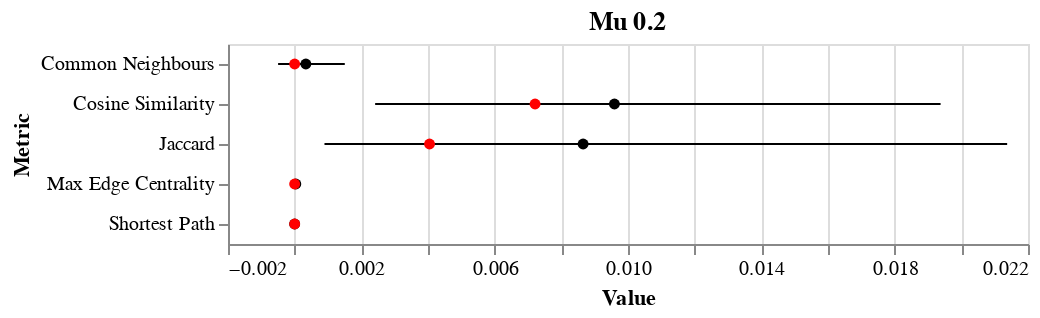
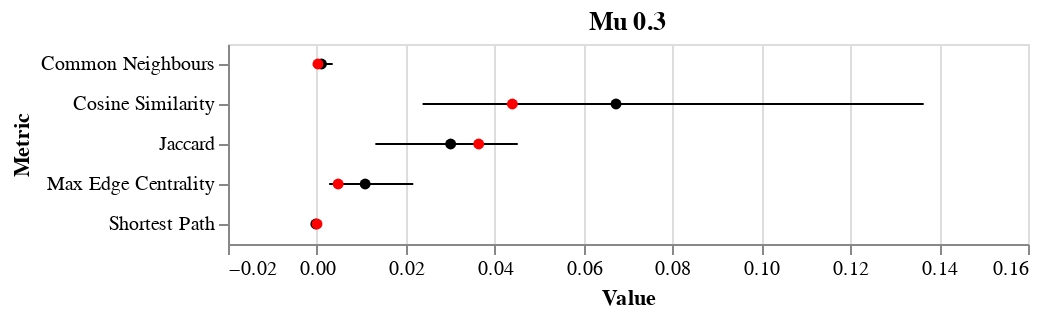

The notebook cell these images were saved under, in order:
### Markdown cell above
For LPA at mu 0.4, all but one of the graphs have NO pairs of nodes with a value in the coassociation matrix below 0.5. It doesn't make much sense to classify pairs with a value higher than 0.5 as "different community", because they have been clustered into the same community over half of the time. Therefore I left mu 0.4 out of the LPA experiments.

From further investigation, the reason for this is that LPA sorts the majority of nodes into one giant community at mu 0.4, only putting a small proportion of the nodes into other communities with each run. Thus every pair of nodes ends up being in the same community a majority of the time.

### Code cell
for mu in [2, 3]:
    accuracy = []
    balanced_accuracy = []
    mu_feature_importances = {'Metric': [], 'Value': []}
    for graph in [1, 2, 3, 4, 5]:
        with open('Community_Data/LPA/Results/mu_0_{0}/graph_0{1}_pair/results'.format(mu, graph), 'rb') as f:
            results = pickle.load(f)
        perm_importances = results['Feature Importances']
        accuracy.append(np.mean(results['Accuracy Scores']))
        balanced_accuracy.append(np.mean(results['Balanced Accuracy Scores']))
        for feat, val in perm_importances.items():
            mu_feature_importances['Metric'].append(feat)
            mu_feature_importances['Value'].append(val)
    mu_feature_importances = pd.DataFrame(data=mu_feature_importances)
    error_bars = alt.Chart(mu_feature_importances).mark_errorbar(extent='ci').encode(
      x=alt.X('Value:Q', scale=alt.Scale(zero=False)),
      y=alt.Y('Metric:N')
    )


    mean_points = alt.Chart(mu_feature_importances).mark_point(filled=True, color='black').encode(
      x=alt.X('Value:Q', aggregate='mean'),
      y=alt.Y('Metric:N'),
    )
    
    median_points = alt.Chart(mu_feature_importances).mark_point(filled=True, color='red').encode(
      x=alt.X('Value:Q', aggregate='median'),
      y=alt.Y('Metric:N'),
    )

    final_plot = (error_bars + mean_points + median_points).properties(
        title='Mu 0.{0}'.format(mu)
    )

    final_plot.display()
    
    print('Random forest accuracy for each graph:', accuracy)
    print('Random forest balanced accuracy for each graph:', balanced_accuracy)

### Figure 1 — Vega-Lite specification as saved in the notebook (floating-point values rounded to 4 significant figures)
{"config": {"view": {"continuousWidth": 400, "continuousHeight": 300}}, "layer": [{"mark": {"type": "errorbar", "extent": "ci"}, "encoding": {"x": {"type": "quantitative", "field": "Value", "scale": {"zero": false}}, "y": {"type": "nominal", "field": "Metric"}}}, {"mark": {"type": "point", "color": "black", "filled": true}, "encoding": {"x": {"type": "quantitative", "aggregate": "mean", "field": "Value"}, "y": {"type": "nominal", "field": "Metric"}}}, {"mark": {"type": "point", "color": "red", "filled": true}, "encoding": {"x": {"type": "quantitative", "aggregate": "median", "field": "Value"}, "y": {"type": "nominal", "field": "Metric"}}}], "data": {"name": "data-6547f51fa8c28340913c1376c84513d9"}, "title": "Mu 0.2", "$schema": "https://vega.github.io/schema/vega-lite/v4.0.2.json", "datasets": {"data-6547f51fa8c28340913c1376c84513d9": [{"Metric": "Common Neighbours", "Value": -0.000828}, {"Metric": "Jaccard", "Value": 0.001657}, {"Metric": "Cosine Similarity", "Value": 0.00398}, {"Metric": "Shortest Path", "Value": 0.0}, {"Metric": "Max Edge Centrality", "Value": 7.5e-05}, {"Metric": "Common Neighbours", "Value": 0.0}, {"Metric": "Jaccard", "Value": 0.0331}, {"Metric": "Cosine Similarity", "Value": 0.0281}, {"Metric": "Shortest Path", "Value": 0.0}, {"Metric": "Max Edge Centrality", "Value": 0.0}, {"Metric": "Common Neighbours", "Value": 0.0}, {"Metric": "Jaccard", "Value": 0.005904}, {"Metric": "Cosine Similarity", "Value": 0.008607}, {"Metric": "Shortest Path", "Value": 0.0}, {"Metric": "Max Edge Centrality", "Value": 0.0}, {"Metric": "Common Neighbours", "Value": 0.002506}, {"Metric": "Jaccard", "Value": -0.001444}, {"Metric": "Cosine Similarity", "Value": 6.6e-05}, {"Metric": "Shortest Path", "Value": 0.0}, {"Metric": "Max Edge Centrality", "Value": 9.5e-05}, {"Metric": "Common Neighbours", "Value": 0.0}, {"Metric": "Jaccard", "Value": 0.004046}, {"Metric": "Cosine Similarity", "Value": 0.007212}, {"Metric": "Shortest Path", "Value": 0.0}, {"Metric": "Max Edge Centrality", "Value": 0.0}]}}

### Figure 2 — Vega-Lite specification as saved in the notebook (floating-point values rounded to 4 significant figures)
{"config": {"view": {"continuousWidth": 400, "continuousHeight": 300}}, "layer": [{"mark": {"type": "errorbar", "extent": "ci"}, "encoding": {"x": {"type": "quantitative", "field": "Value", "scale": {"zero": false}}, "y": {"type": "nominal", "field": "Metric"}}}, {"mark": {"type": "point", "color": "black", "filled": true}, "encoding": {"x": {"type": "quantitative", "aggregate": "mean", "field": "Value"}, "y": {"type": "nominal", "field": "Metric"}}}, {"mark": {"type": "point", "color": "red", "filled": true}, "encoding": {"x": {"type": "quantitative", "aggregate": "median", "field": "Value"}, "y": {"type": "nominal", "field": "Metric"}}}], "data": {"name": "data-409e07684d12a0df22e948ac1a56a038"}, "title": "Mu 0.3", "$schema": "https://vega.github.io/schema/vega-lite/v4.0.2.json", "datasets": {"data-409e07684d12a0df22e948ac1a56a038": [{"Metric": "Common Neighbours", "Value": -0.001674}, {"Metric": "Jaccard", "Value": 0.04068}, {"Metric": "Cosine Similarity", "Value": 0.205}, {"Metric": "Shortest Path", "Value": 2.1e-05}, {"Metric": "Max Edge Centrality", "Value": 0.001263}, {"Metric": "Common Neighbours", "Value": 0.00073}, {"Metric": "Jaccard", "Value": -0.003774}, {"Metric": "Cosine Similarity", "Value": 0.02363}, {"Metric": "Shortest Path", "Value": -0.001692}, {"Metric": "Max Edge Centrality", "Value": 0.03107}, {"Metric": "Common Neighbours", "Value": 0.000237}, {"Metric": "Jaccard", "Value": 0.02613}, {"Metric": "Cosine Similarity", "Value": 0.04398}, {"Metric": "Shortest Path", "Value": 0.0}, {"Metric": "Max Edge Centrality", "Value": 0.003244}, {"Metric": "Common Neighbours", "Value": 0.00584}, {"Metric": "Jaccard", "Value": 0.05105}, {"Metric": "Cosine Similarity", "Value": 0.0157}, {"Metric": "Shortest Path", "Value": 0.000296}, {"Metric": "Max Edge Centrality", "Value": 0.01394}, {"Metric": "Common Neighbours", "Value": 1.6e-05}, {"Metric": "Jaccard", "Value": 0.03641}, {"Metric": "Cosine Similarity", "Value": 0.04819}, {"Metric": "Shortest Path", "Value": 0.000176}, {"Metric": "Max Edge Centrality", "Value": 0.004786}]}}
